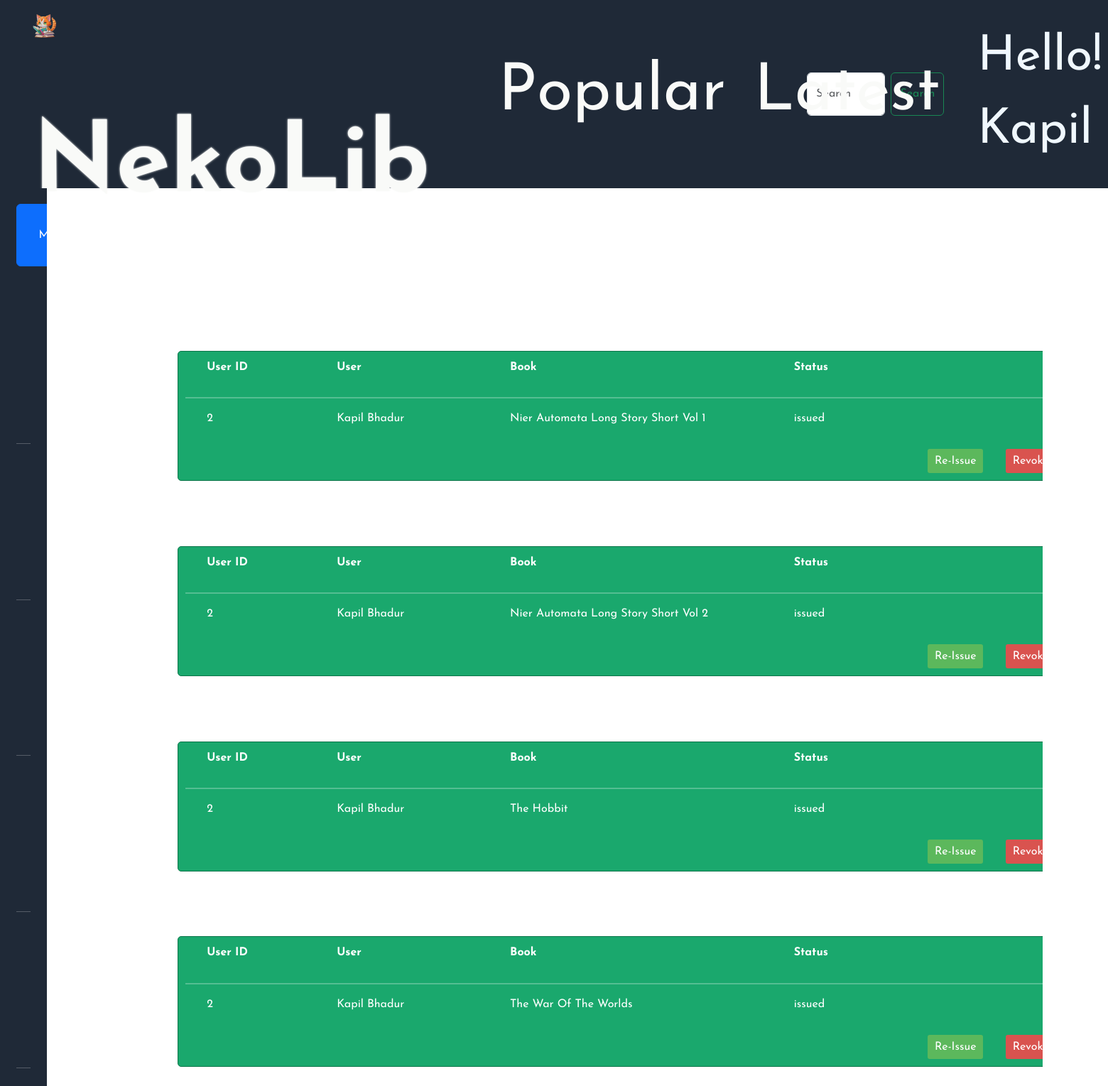
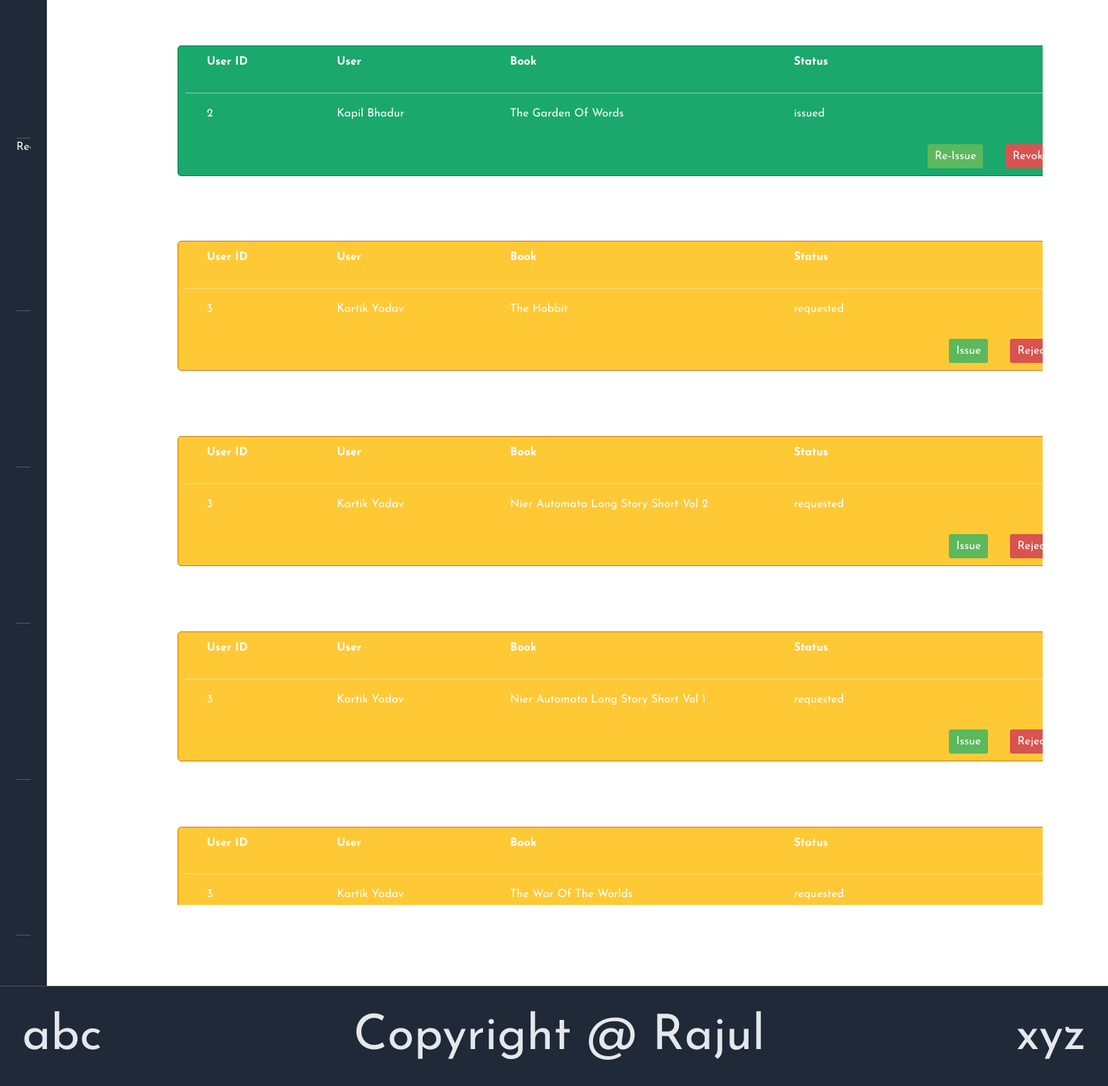
The app's page /requests/ (signed in) with its own data (2 pictures, top to bottom).
### models.py (models this page shows)
class User(db.Model):
    __tablename__ = "user"
    id = db.Column(db.Integer(),primary_key = True)
    firstname = db.Column(db.String(),nullable = False)
    lastname = db.Column(db.String())
    email = db.Column(db.String(),nullable = False, unique = True)
    password = db.Column(db.String(),nullable = False)
    type = db.Column(db.String(),nullable = False)
    favorites = db.relationship('Book',secondary='favorite',backref='likers')
    issues = db.relationship('Book',secondary='issue',backref='issued_by')

class Issue(db.Model):
    __tablname__="issue"
    id = db.Column(db.Integer(),primary_key = True)
    book_id = db.Column(db.Integer(),db.ForeignKey('book.id'),nullable=False)
    user_id = db.Column(db.Integer(),db.ForeignKey('user.id'),nullable=False)
    request_date = db.Column(db.DateTime(),nullable = False, default = db.func.current_timestamp())
    issue_date = db.Column(db.DateTime(),nullable = True)
    return_date = db.Column(db.DateTime(),nullable = True)
    issue_period = db.Column(db.Integer(),nullable = True)
    status = db.Column(db.String(),nullable = False,default = 'requested')

class Book(db.Model):
    __tablename__="book"
    id = db.Column(db.Integer(),primary_key = True)
    name = db.Column(db.String(),nullable = False)
    content = db.Column(db.String())
    description = db.Column(db.String(),nullable = False )
    genres = db.relationship('Genre',secondary = 'book_genre',backref = 'books')

### app.py (the view)
@app.route('/requests/')
@login_required
@is_user("librarian")
def requestsHandler():
    user = User.query.filter_by(id = session["userID"]).first()
    if request.method == "GET":
        issueRequests = Issue.query.all()
        allUsers = User.query.all()
        allBooks = Book.query.all()
        users = {}
        books = {}
        for user in allUsers:
            users[user.id] = user
        for book in allBooks:
            books[book.id] = book
        return render_template('issueHandler.html',user=user,issueRequests=issueRequests,users=users,books=books)

### utility.py (called while the page is built)
def login_required(f):
    @wraps(f)
    def wrapper(*args,**kwargs):
        if "userID" in session:
            return f(*args,**kwargs)
        else:
            return redirect(url_for('index'))
    return wrapper

def is_user(expectedType):
    def decorator(f):
        @wraps(f)
        def wrapper(*args,**kwargs):
            if "userID" in session:
                if session["userType"] == expectedType:
                    return f(*args,**kwargs)
            return redirect(url_for('index'))
        return wrapper
    return decorator

### templates/issueHandler.html (shortened to what this page needs)
{% extends "librarian-dashboard.html" %}
{% block dashboardHead %}
    <link href="../static/styles/issue-handler.css" rel="stylesheet">
    <link href="../static/styles/librarian-dashboard.css" rel="stylesheet">
{% endblock %}
{% block rightContent %}
        <div class="issue-handler-page">
        {% for issueRequest in issueRequests %}
            {% if issueRequest.status == "requested" %}
            <div class="issue-card requested">
                <div class="issue-card-row">
                    <div class="issue-card-header" style="width: 18%;">User ID</div>
                    <div class="issue-card-header" style="width: 27%;">User</div>
                    <div class="issue-card-header">Book</div>
                    <div class="issue-card-header">Status</div>
                </div>
                <hr style="border: 1px solid white;">
                <div class="issue-card-row">
                    <div class="issue-card-content" style="width: 18%;">{{users[issueRequest.user_id].id}}</div>
                    <div class="issue-card-content" style="width: 27%;">{{users[issueRequest.user_id].firstname + " " + users[issueRequest.user_id].lastname}}</div>
                    <div class="issue-card-content">{{books[issueRequest.book_id].name}}</div>
                    <div class="issue-card-content">{{issueRequest.status}}</div>
                </div>
                <div class="button-container">
                    <a class="button tick-button">Issue</a>
                    <a class="button cross-button">Reject</a>
                </div>
            </div>
            {% elif issueRequest.status == "issued" %}
            <div class="issue-card issued">
                <div class="issue-card-row">
                    <div class="issue-card-header" style="width: 18%;">User ID</div>
                    <div class="issue-card-header" style="width: 27%;">User</div>
                    <div class="issue-card-header">Book</div>
                    <div class="issue-card-header">Status</div>
                </div>
                <hr style="border: 1px solid white;">
                <div class="issue-card-row">
                    <div class="issue-card-content" style="width: 18%;">{{users[issueRequest.user_id].id}}</div>
                    <div class="issue-card-content" style="width: 27%;">{{users[issueRequest.user_id].firstname + " " + users[issueRequest.user_id].lastname}}</div>
                    <div class="issue-card-content">{{books[issueRequest.book_id].name}}</div>
                    <div class="issue-card-content">{{issueRequest.status}}</div>
                </div>
                <div class="button-container">
                    <a class="button tick-button">Re-Issue</a>
                    <a class="button cross-button">Revoke</a>
                </div>
            </div>
            {% endif %}
        {% endfor %}
        </div>
{% endblock %}

### templates/librarian-dashboard.html (shortened to what this page needs)
{% extends "dashboard.html" %}
{% block leftContent %}
    <hr class = "divider">
    <hr class = "divider">
    <hr class = "divider">
    <hr class = "divider">
    <hr class = "divider">
    <hr class = "divider">
    <div class = "heading">Recents</div>
    <hr class = "divider">
    <hr class = "divider">
    <hr class = "divider">
    <hr class = "divider">
    <hr class = "divider">
{% endblock %}

### templates/dashboard.html (shortened to what this page needs)
{% extends "base.html" %}
{% block head %}
    {% block dashboardHead %}
    {% endblock %}
    <link href="../static/styles/dashboard.css" rel="stylesheet">
{% endblock %}
{% block userButton %}
    <div class = "nav-item" style="color: aliceblue;">Hello! {{user.firstname}}</div>
{% endblock %}
{% block body %}
    <div class="body-container dashboard">
        <div class = "left-panel" id="leftPanel">
            <label class="btn btn-outline-primary" id="toggleLabel" for="btn-check-2-outlined" style="text-align: center; padding: 1vh;">Menu</label>
            <div class="panel-content">
                {% block leftContent %}
                {% endblock %}
            </div>
        </div>
        <div class = "right-panel">
            <div class="body-container">
                {% block rightContent %}
                {% endblock %}
            </div>
        </div>
    </div>
{% endblock %}

### templates/base.html (shortened to what this page needs)
<!DOCTYPE html>
<html lang="en">
<head>
    {% block head %}
    {% endblock %}
    <link rel = "stylesheet" href="../static/styles/styles.css">
    <link href="https://cdn.jsdelivr.net/npm/bootstrap@5.3.2/dist/css/bootstrap.min.css" rel="stylesheet">
</head>
<body>
    <div class="page-container">
        <div class="nav-bar">
            <div class="nav-contents">
                <div class="nav-item logo">
                    <img src = "../static/images/cat-book.png" alt = "cat-reading-book" width="33vw" height="33vh">
                    <a href="/" style="text-decoration: none; color:#f9faf8">NekoLib</a>
                </div>
                <div class="nav-item nav-links">
                    <a class="nav-button popular" href="/">Popular</a>
                    <a class="nav-button latest" href="/">Latest</a>
                </div>
                <form class="d-flex nav-item" role="search">
                    <input class="form-control me-2" type="search" placeholder="Search" aria-label="Search">
                    <button class="btn btn-outline-success" type="submit">Search</button>
                </form>
                {% block userButton %}
                {% endblock %}
            </div>
        </div>
        {% block body %}
        {% endblock %}
        <div class ="footer-container">
            <div class="footer-contents"> abc</div>
            <div class="footer-contents"> Copyright @ Rajul</div>
            <div class="footer-contents"> xyz</div>
        </div>
    </div>
</body>
</html>

### static/styles/issue-handler.css (style rules this page uses)
.issue-handler-page { display: flex; width: 84vw; height: 80vh; overflow-y: auto; flex-direction: column; margin: 3vh; padding: 3vh; }
.issue-card { width: 80vw; background-color: #f9f9f9; border: 1px solid #ccc; border-radius: 5px; padding: 10px; box-sizing: border-box; color:white; margin: 1.5vh auto; }
.issue-card-row { display: flex; justify-content: space-between; margin-bottom: 1vh; }
.issue-card-header { font-weight: bold; width: 50%; margin:auto 1vh; }
.issue-card-content { flex-grow: 1; width: 50%; margin:auto 1vh; }
.button-container { display: flex; justify-content: flex-end; margin-top: 10px; }
.button { padding: 5px 10px; border: none; border-radius: 3px; cursor: pointer; margin-left: 2vw; text-decoration: none; }
.tick-button { background-color: #5cb85c; color: #fff; }
.cross-button { background-color: #d9534f; color: #fff; }
.requested { background-color: rgb(255, 201, 54); border: 1px solid rgb(197, 120, 27); }
.issued { background-color: rgb(26, 168, 109); border: 1px solid rgb(13, 117, 74); }

### static/styles/dashboard.css (style rules this page uses)
.body-container.dashboard { display: flex; min-height: 86.75vh; }
.left-panel { background-color: rgb(31, 41, 55); color: whitesmoke; font-family: 'Josefin Sans', 'Lucida Sans', 'sans-serif'; padding: 0.75vh; display: flex; flex-direction: column; flex: 1; min-height: 86.75vh; max-height: 86.75vh; transition: flex 0.15s; overflow: hidden; }
.panel-content { padding: 0; margin-top: 1vh; display: flex; flex-direction: column; overflow-y: auto; }
hr.divider { margin: 0px; padding: 0px; }
.right-panel { min-width: 80vw; flex: 7; min-width: auto; min-height: 86.75vh; }

### static/styles/styles.css (style rules this page uses)
* { font-family: 'Josefin Sans', 'Lucida Sans', 'sans-serif'; }
.page-container { height: 100vh; width: auto; }
.body-container { height: auto; display: flex; align-items: center; justify-content: center; }
.nav-bar { color: #e5e7eb; background-color: rgb(31, 41, 55); font-size: 1.1em; display: flex; min-height: 8.65vh; align-items: center; }
.nav-contents { padding: 1vh; display: flex; height: 3vh; flex: 1 1 auto; align-items: center; }
.nav-item { margin-right: 1vw; min-height: 2vh; font-size: 2.25vh; }
.nav-contents .logo { color: #f9faf8; font-size: 4.5vh; text-shadow: 0 0 3px currentColor; font-weight: bolder; margin-left: 1vw; justify-content: center; }
.nav-links { display: flex; margin-left: 3%; min-width: 25vw; margin-right: auto; }
.d-flex { margin: 1vh 3vw; }
.nav-button { margin-left: 5%; padding: 0.6vw; position: relative; color: #f9faf8; font-size: 3vh; text-decoration: none; }
.footer-container { font-size: 2.25vh; font-weight: normal; min-height: 4.65vh; background-color: #1f2937; color: #e5e7eb; display: flex; justify-content: space-between; align-items: center; padding: 0 2% 0 2%; border-top: 1px solid #535353; }

### records on screen
User: firstname "Kapil"
Issue: user "2", book.name "Nier Automata Long Story Short Vol 1", status "issued"
User: firstname+lastname "Kapil Bhadur"
Issue: user "2", book.name "Nier Automata Long Story Short Vol 2", status "issued"
Issue: user "2", status "issued"
Book: name "The Hobbit"
Issue: user "2", status "issued"
Book: name "The War Of The Worlds"
Issue: user "2", status "issued"
Book: name "The Garden Of Words"
Issue: user "3", status "requested"
User: firstname+lastname "Kartik Yadav"
Issue: user "3", book.name "Nier Automata Long Story Short Vol 2", status "requested"
Issue: user "3", book.name "Nier Automata Long Story Short Vol 1", status "requested"
Issue: user "3", status "requested"
